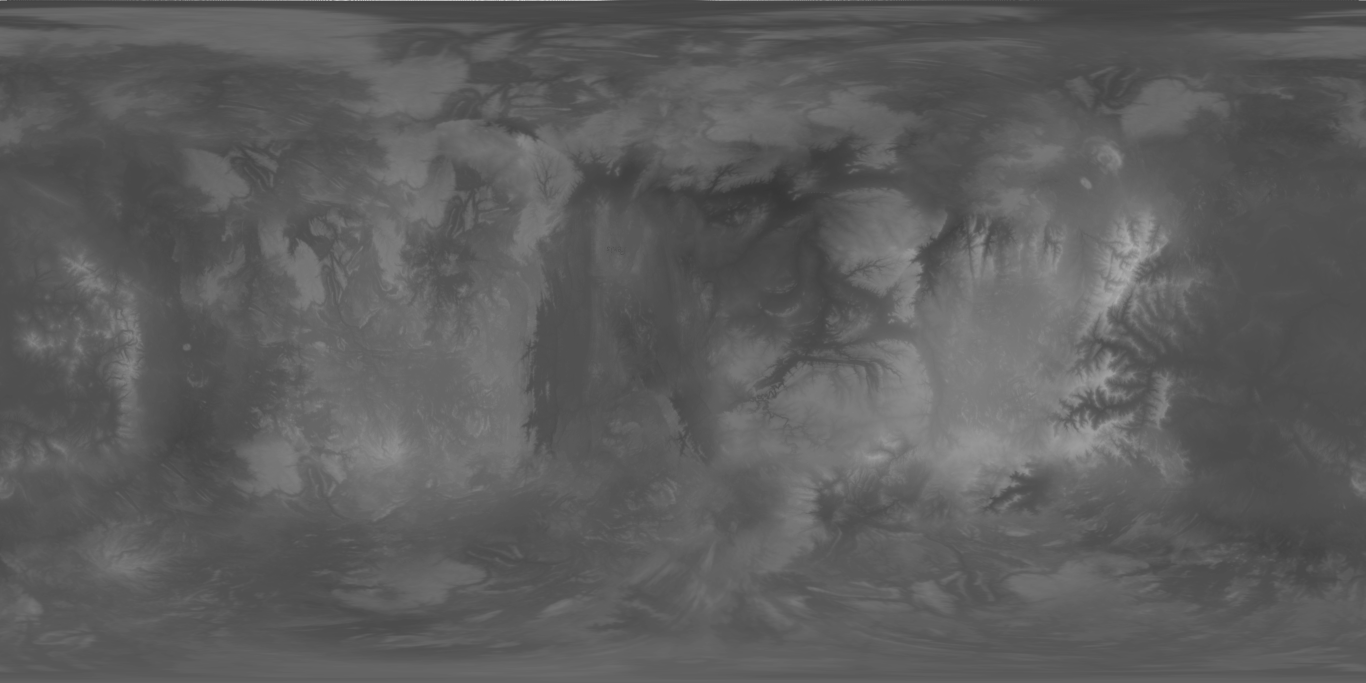
#> input picture InfiniteDiscoveries/Presets/Atmo1.png, 4096 x 2048 px, given in place of Cloud4.png, which was not available (shown at 1/3 size)
$ python clouds.py
#> lines starting #> are read from the running program, lines starting #| are printed output that depends on the picture; pictures that were not available may be replaced by others from this repository, and a replacement may not be noted
import random
import time
from PIL import Image, ImageChops, ImageFilter
import math
import os
import numpy as np

filepath = os.path.dirname(os.path.realpath(__file__)).replace("\\","/")
#filepath = filepath1.replace("/GenerateSystem", "")

# What the fuck is this shit?
def place_image(map_image, small_image, position):
    map_width, map_height = map_image.size
    img_width, img_height = small_image.size
    x, y = position

    # Create a new image that will hold the final map with all images placed
    #final_map = map_image.copy()

    # Place the image at the specified position
    map_image.paste(small_image, (x % map_width, y % map_height), mask=small_image)

    # Handle wrapping to the opposite edges
    if x + img_width > map_width:
        # Wrap around to the left edge
        map_image.paste(small_image, ((x + img_width) % map_width - img_width, y % map_height), mask=small_image)

    return map_image


def addClouds(theThing, types, coverage, density, venusyness):
#> called with theThing = 'Cloud', types = 6, coverage = 200, density = 500, venusyness = 512
    featureMap = Image.new("RGBA", (4096,2048), (0,0,0,0))
#> featureMap: PIL image 4096x2048 RGBA; every value is 0
    for i in range(1,coverage):
        feature = Image.open(filepath + "/Presets/" + theThing + str(random.randint(1,types)) + ".png")
#> feature is the input picture: PIL image 4096x2048 RGBA; mean R, G, B, A 93.1, 93.1, 93.1, 254.9
        feature.putalpha(feature.convert("L"))
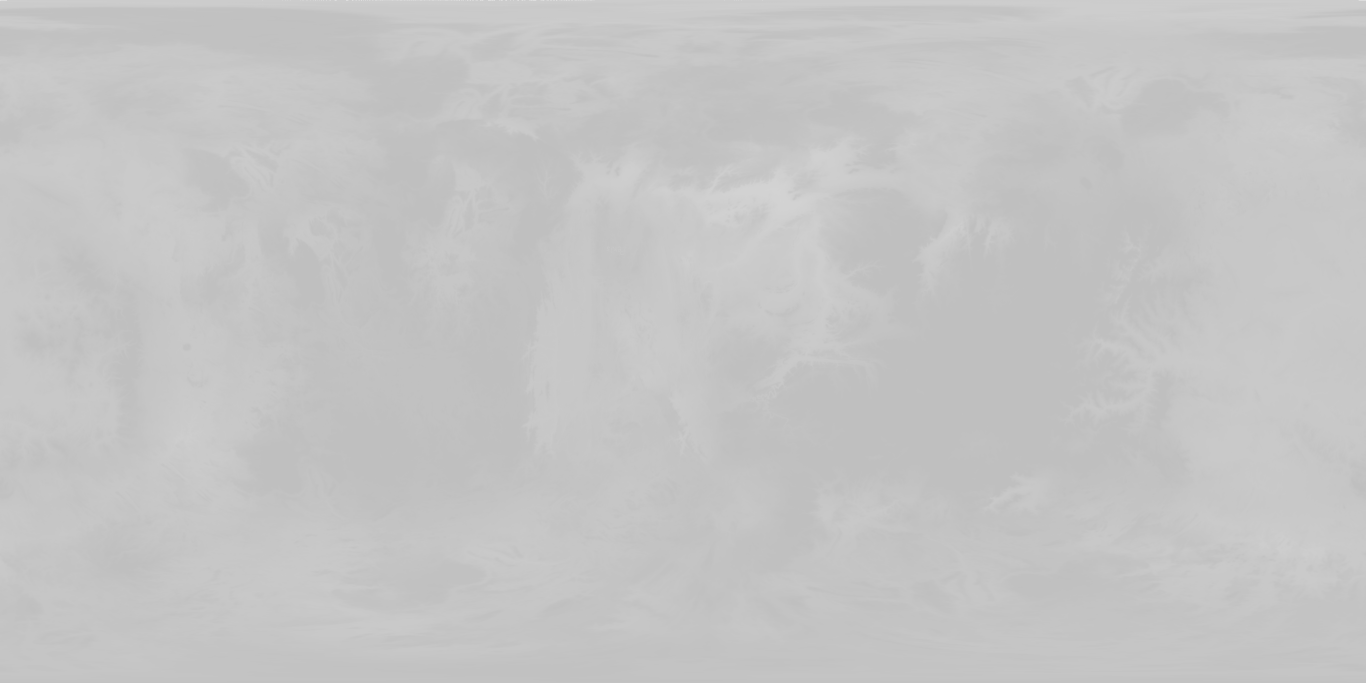
#> feature: PIL image 4096x2048 RGBA (shown at 1/3 size); mean R, G, B, A 93.1, 93.1, 93.1, 93.1; transparent parts drawn white

        resizedFeature = feature.resize((density,density))
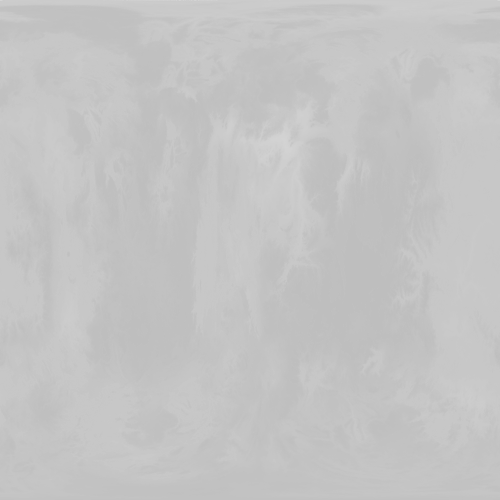
#> resizedFeature: PIL image 500x500 RGBA; mean R, G, B, A 92.5, 92.5, 92.5, 93.1; transparent parts drawn white

        featureSize = (resizedFeature.size[0],resizedFeature.size[1])
#> featureSize = (500, 500)
        position = (random.randint(0,4096), random.randint(-featureSize[1],2048+int(featureSize[1]/2)))
#> position = (3445, -335)

        #featureMap.paste(feature.rotate(random.randint(0,180)), position, mask=feature)
        place_image(featureMap, resizedFeature.rotate(random.randint(0,180)), position)
#> in place_image, `map_image.paste(small_image, (x % map_width, y % map_height), mask=sma..`:
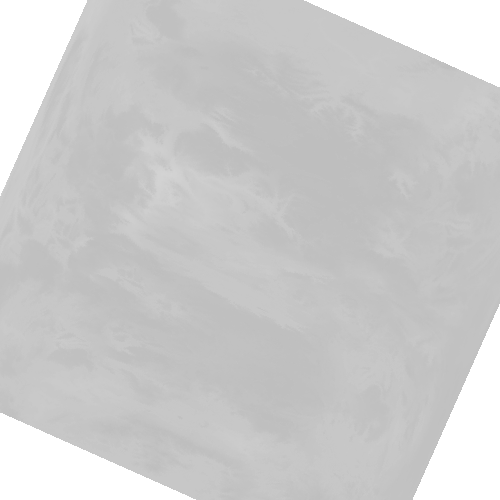
#> small_image: PIL image 500x500 RGBA; mean R, G, B, A 80.4, 80.4, 80.4, 80.9; transparent parts drawn white
#> in place_image, `map_image.paste(small_image, (x % map_width, y % map_height), mask=sma..`:
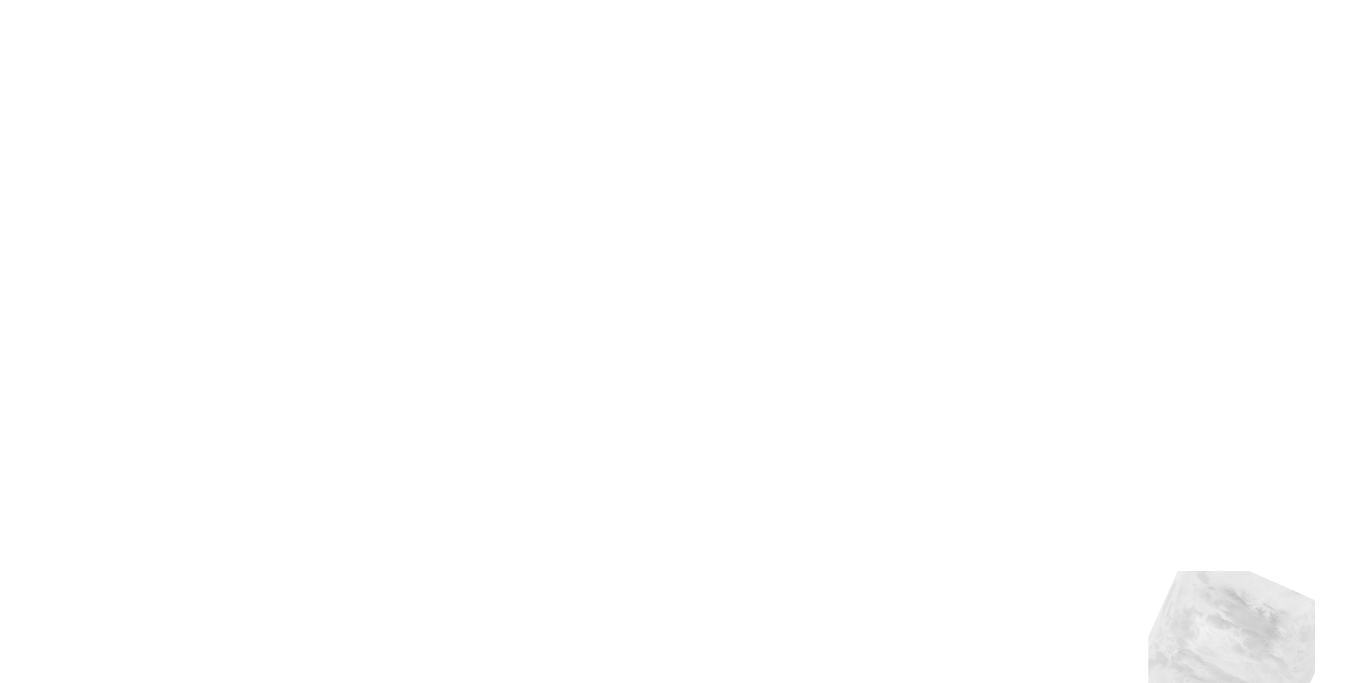
#> map_image: PIL image 4096x2048 RGBA (shown at 1/3 size); mean R, G, B, A 0.6, 0.6, 0.6, 0.6; transparent parts drawn white
#> pass 2 of the loop in addClouds, `for i in range(1,coverage):`:
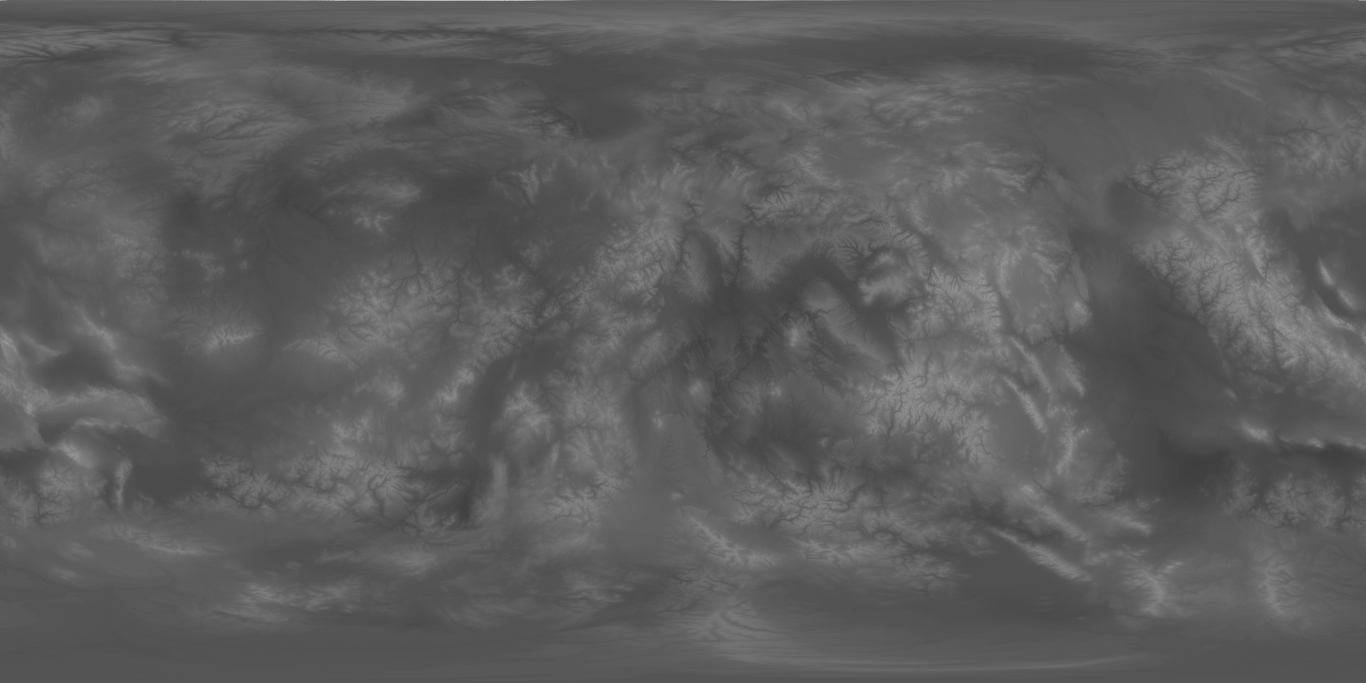
#> input picture InfiniteDiscoveries/Presets/Atmo2.png, 4096 x 2048 px, given in place of Cloud5.png, which was not available (shown at 1/3 size)
#> in addClouds, feature is the input picture: PIL image 4096x2048 RGBA; mean R, G, B, A 92.9, 92.9, 92.9, 254.9
#> in place_image (call 2), `map_image.paste(small_image, (x % map_width, y % map_height), mask=sma..`:
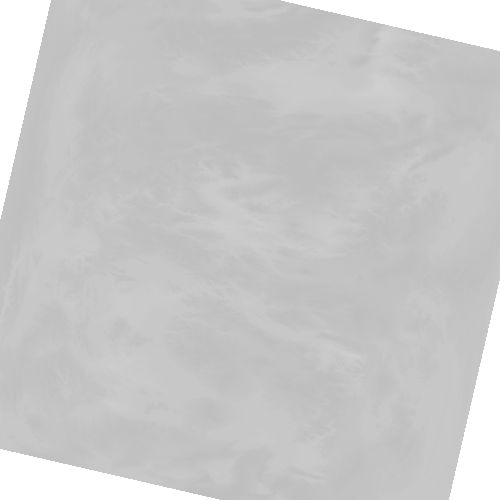
#> small_image: PIL image 500x500 RGBA; mean R, G, B, A 84, 84, 84, 84.8; transparent parts drawn white
#> in place_image (call 2), `map_image.paste(small_image, (x % map_width, y % map_height), mask=sma..`:
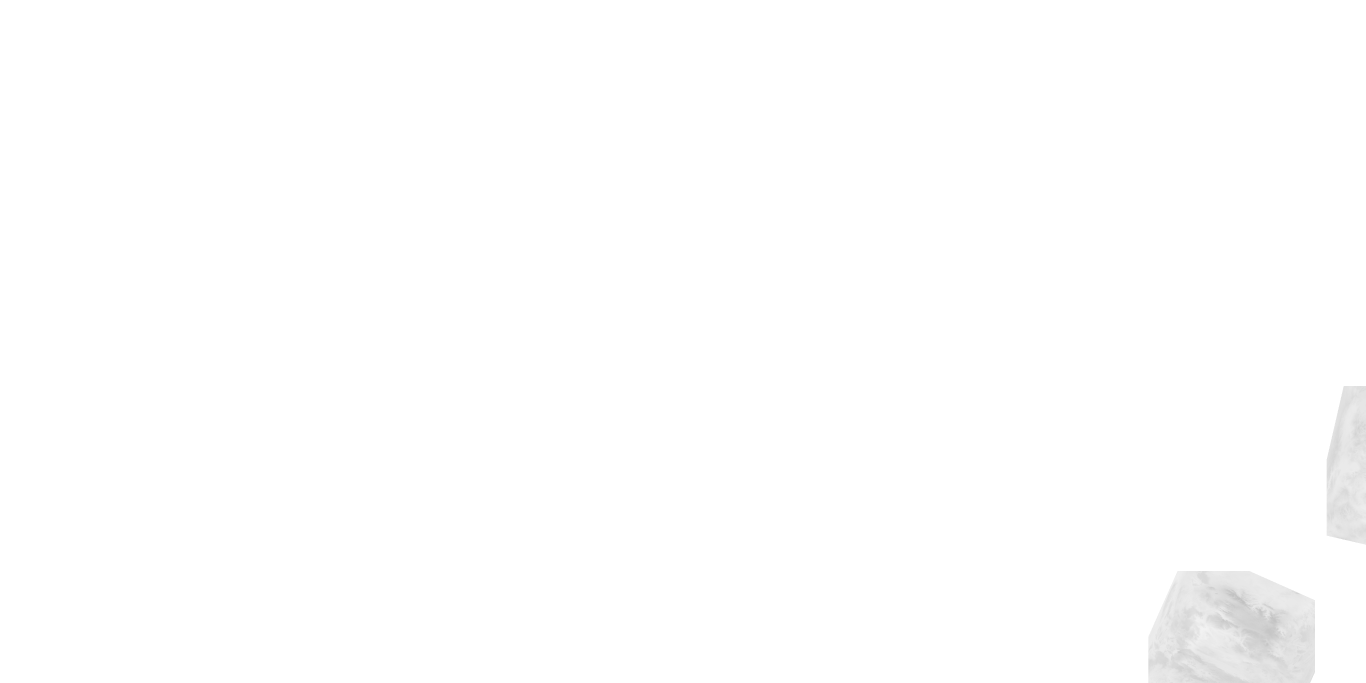
#> map_image: PIL image 4096x2048 RGBA (shown at 1/3 size); mean R, G, B, A 0.8, 0.8, 0.8, 0.8; transparent parts drawn white


    width, height = featureMap.size

    pixels = np.array(featureMap)

    new_pixels = np.zeros_like(pixels)

    center = height // 2

    if venusyness > 0:
        for y in range(height):
            for x in range(width):
                distance_from_center = abs(y - center)
                displacement = int(venusyness * (1 - distance_from_center / center))

                new_x = (x + displacement) % width

                new_pixels[y, new_x] = pixels[y, x]

        distorted_image = Image.fromarray(new_pixels)
    else:
        distorted_image = Image.fromarray(pixels)

    distorted_image.save(filepath + "/Textures/Clouds/" + "cloudMapTest.png", compress_level=1)

#> (the run stopped early here; a loop or call above may not have finished)
